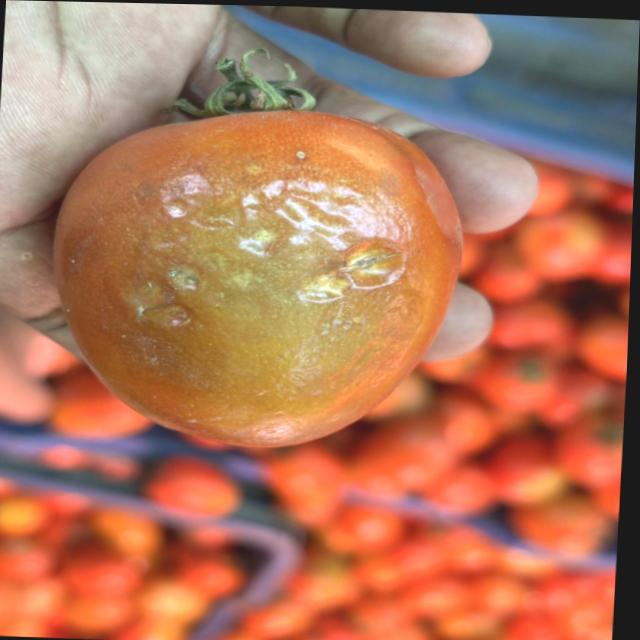
#> input picture ml/data/raw/fruit/anthracnose/anthracnose2_jpg.rf.3171b5fe7c94c4970b0bde4a4332eeaa.jpg, 640 x 640 px, found by its file name; its folder holds only this picture in this run
$ python augment_triple.py
#> lines starting #> are read from the running program, lines starting #| are printed output that depends on the picture
import os
from PIL import Image

def augment_stem_blight():
    """Create 3 images per original (triple the dataset)"""

    # Your specific folder
    input_folder = r"C:\Users\Axl\Desktop\TomatoGuard\ml\data\raw\fruit\anthracnose"
    output_folder = r"C:\Users\Axl\Desktop\TomatoGuard\ml\data\augmented\fruit\anthracnose"

    print(f"Augmenting images in: {input_folder}")

    # Check if folder exists
    if not os.path.exists(input_folder):
        print(f"❌ Folder not found: {input_folder}")
        return

    # Create output folder
    os.makedirs(output_folder, exist_ok=True)

    # Get image files
    images = [f for f in os.listdir(input_folder)
              if f.lower().endswith(('.jpg', '.jpeg', '.png', '.bmp'))]

    if not images:
        print("⚠️  No images found!")
        return

    print(f"Found {len(images)} images to augment")
    print(f"Will create 3 images per original = {len(images) * 3} total")

    for i, filename in enumerate(images, 1):
        try:
            img = Image.open(os.path.join(input_folder, filename))
#> img is the input picture: PIL image 640x640 RGB; mean R, G, B 178, 118.5, 92.2
            base_name = os.path.splitext(filename)[0]
            ext = os.path.splitext(filename)[1]

            # OPTION 1: Original + 2 rotations (3 images total)
            # Save original
            img.save(os.path.join(output_folder, f"{base_name}_original{ext}"))

            # Save only 2 rotations (90° and 180°)
            rotated_90 = img.rotate(90, expand=True)
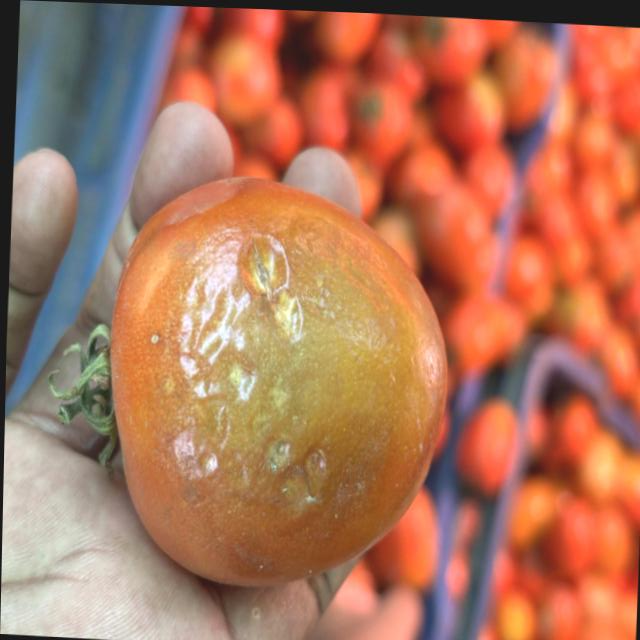
#> rotated_90: PIL image 640x640 RGB; mean R, G, B 178, 118.5, 92.2
            rotated_90.save(os.path.join(output_folder, f"{base_name}_rot90{ext}"))

            rotated_180 = img.rotate(180, expand=True)
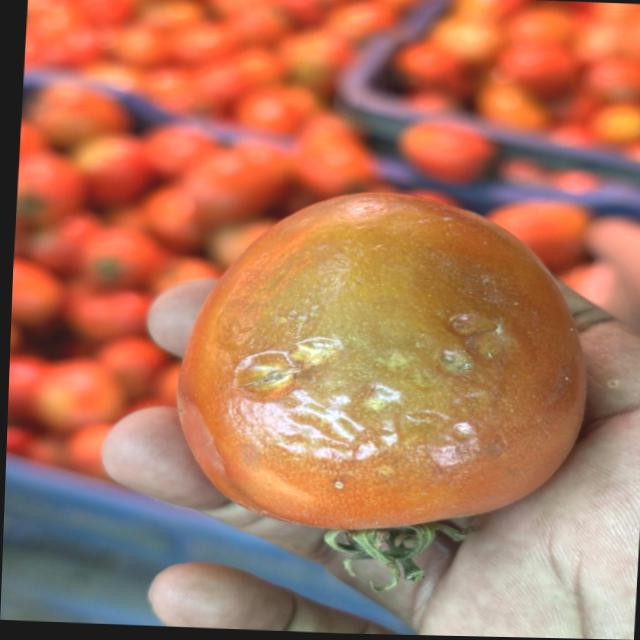
#> rotated_180: PIL image 640x640 RGB; mean R, G, B 178, 118.5, 92.2
            rotated_180.save(os.path.join(output_folder, f"{base_name}_rot180{ext}"))

            print(f"  ✓ {i}/{len(images)}: {filename} → 3 images")

        except Exception as e:
            print(f"  ✗ Error with {filename}: {e}")

    print(f"\n✅ Done! Created {len(images) * 3} images in:")
    print(f"   {output_folder}")
    print(f"   Increase: 3x (200% more)")

if __name__ == "__main__":
    augment_stem_blight()

$ run again, on ml/data/raw/fruit/anthracnose/anthracnose_24_zoom_5_png.rf.de73c97ea6bc532d112ea0944c204b63.jpg
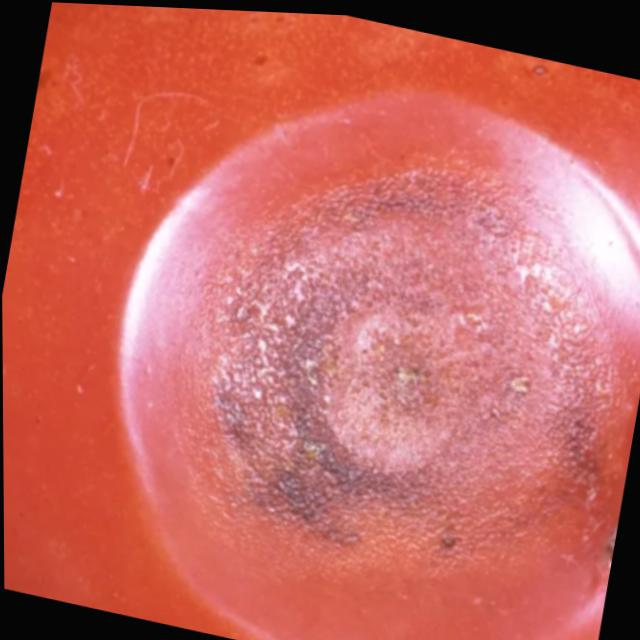
#> input picture ml/data/raw/fruit/anthracnose/anthracnose_24_zoom_5_png.rf.de73c97ea6bc532d112ea0944c204b63.jpg, 640 x 640 px, found by its file name
#> in augment_stem_blight, img is the input picture: PIL image 640x640 RGB; mean R, G, B 197.2, 102.8, 96.5
#> in augment_stem_blight, `rotated_90 = img.rotate(90, expand=True)`:
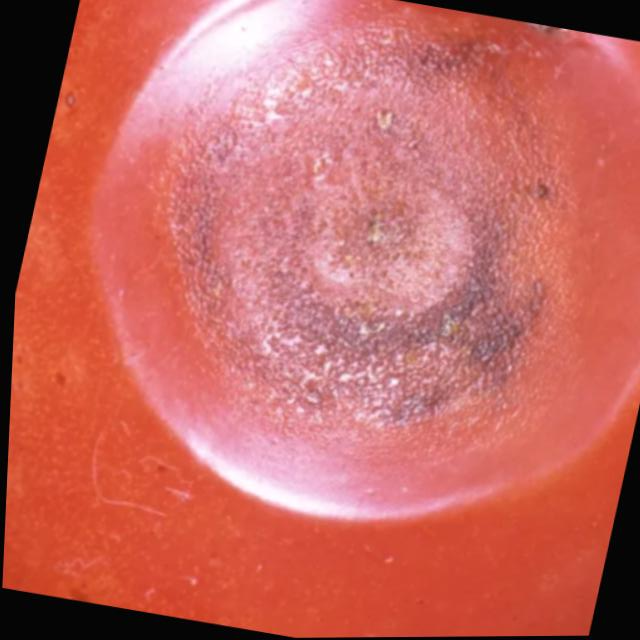
#> rotated_90: PIL image 640x640 RGB; mean R, G, B 197.2, 102.8, 96.5
#> in augment_stem_blight, `rotated_180 = img.rotate(180, expand=True)`:
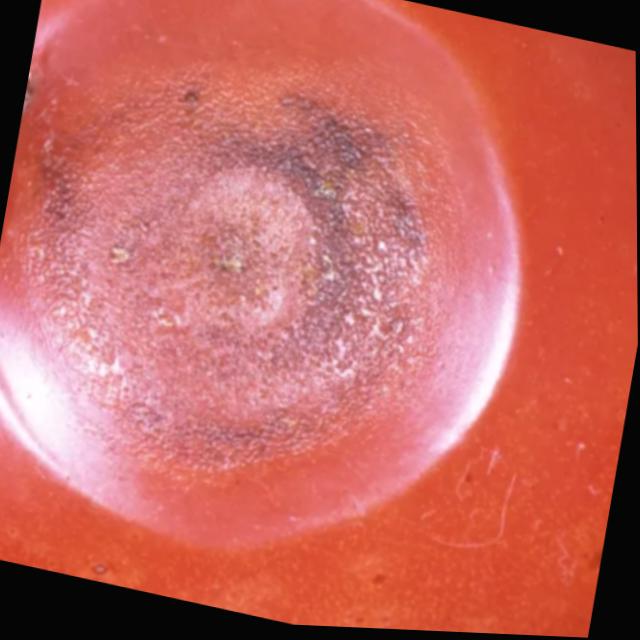
#> rotated_180: PIL image 640x640 RGB; mean R, G, B 197.2, 102.8, 96.5

$ run again, on ml/data/raw/fruit/anthracnose/anthracnose_3_zoom_3_png.rf.43fcd3d35ce262491ceb6d7beab3bd3f.jpg
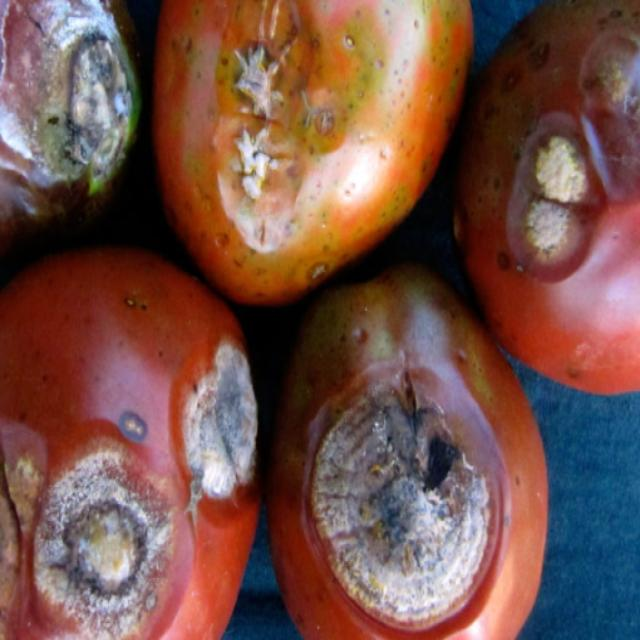
#> input picture ml/data/raw/fruit/anthracnose/anthracnose_3_zoom_3_png.rf.43fcd3d35ce262491ceb6d7beab3bd3f.jpg, 640 x 640 px, found by its file name
#> in augment_stem_blight, img is the input picture: PIL image 640x640 RGB; mean R, G, B 117.1, 81.3, 73.3
#> in augment_stem_blight, `rotated_90 = img.rotate(90, expand=True)`:
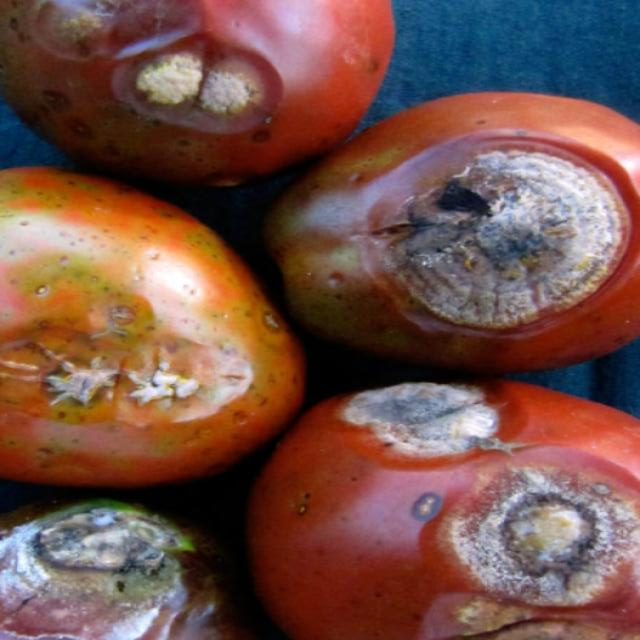
#> rotated_90: PIL image 640x640 RGB; mean R, G, B 117.1, 81.3, 73.3
#> in augment_stem_blight, `rotated_180 = img.rotate(180, expand=True)`:
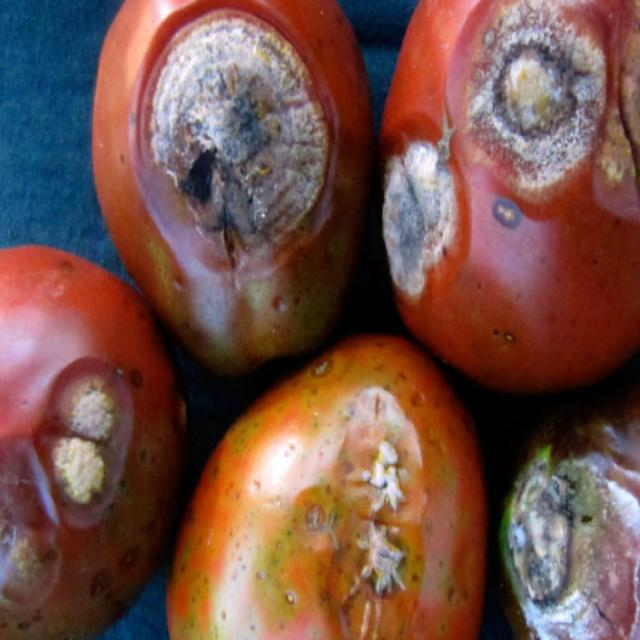
#> rotated_180: PIL image 640x640 RGB; mean R, G, B 117.1, 81.3, 73.3

$ run again, on ml/data/raw/fruit/anthracnose/anthracnose_10_zoom_3_png.rf.0d2c36eadf0b3f955ebb5c0cbf64a233.jpg
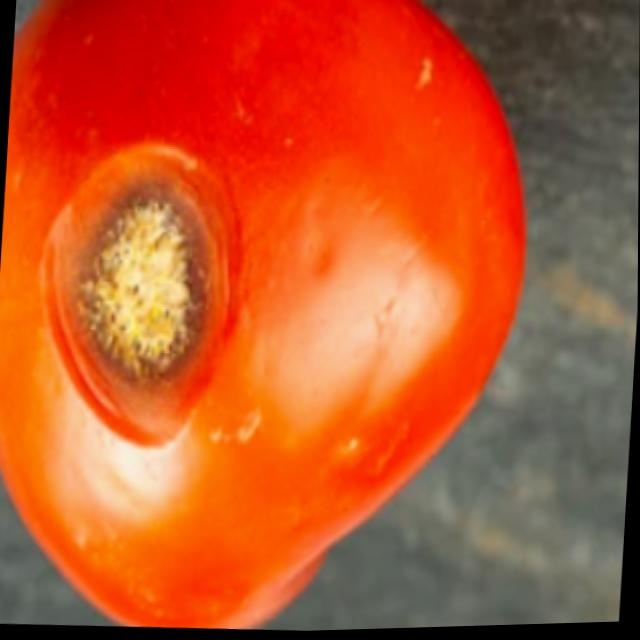
#> input picture ml/data/raw/fruit/anthracnose/anthracnose_10_zoom_3_png.rf.0d2c36eadf0b3f955ebb5c0cbf64a233.jpg, 640 x 640 px, found by its file name
#> in augment_stem_blight, img is the input picture: PIL image 640x640 RGB; mean R, G, B 188.7, 86.4, 45.2
#> in augment_stem_blight, `rotated_90 = img.rotate(90, expand=True)`:
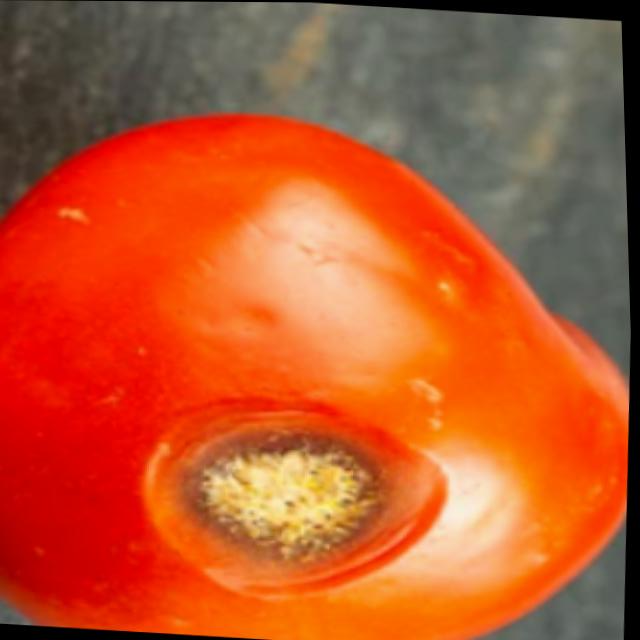
#> rotated_90: PIL image 640x640 RGB; mean R, G, B 188.7, 86.4, 45.2
#> in augment_stem_blight, `rotated_180 = img.rotate(180, expand=True)`:
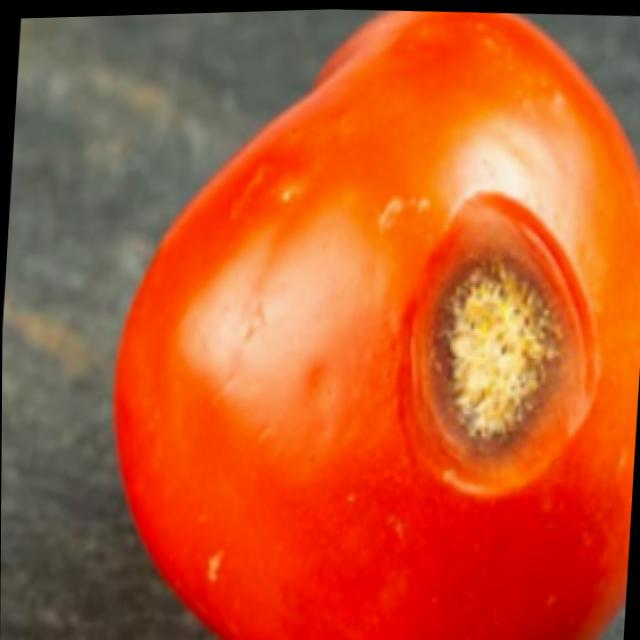
#> rotated_180: PIL image 640x640 RGB; mean R, G, B 188.7, 86.4, 45.2
